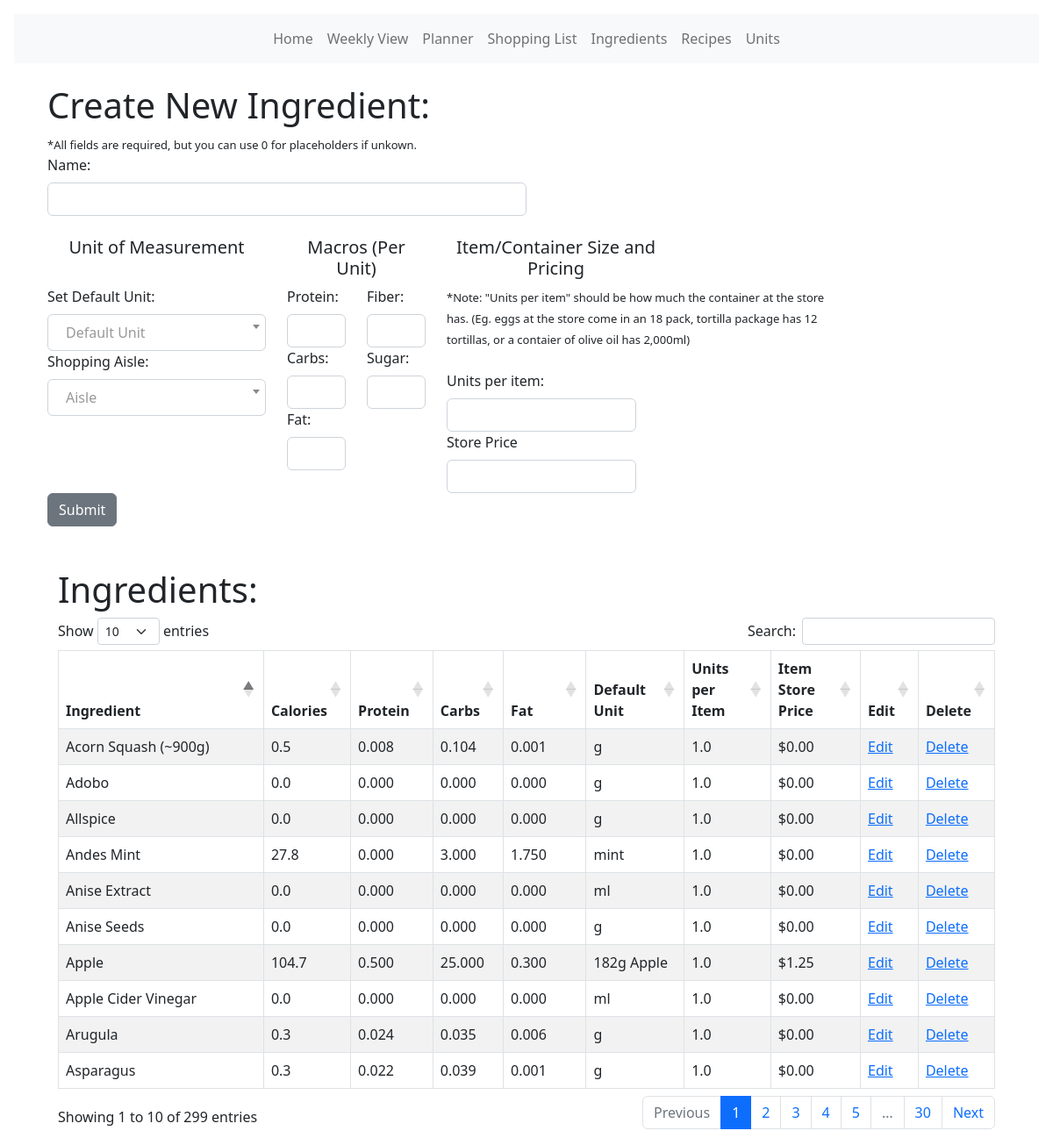
Page /ingredients/ingredients on the earlier database version.
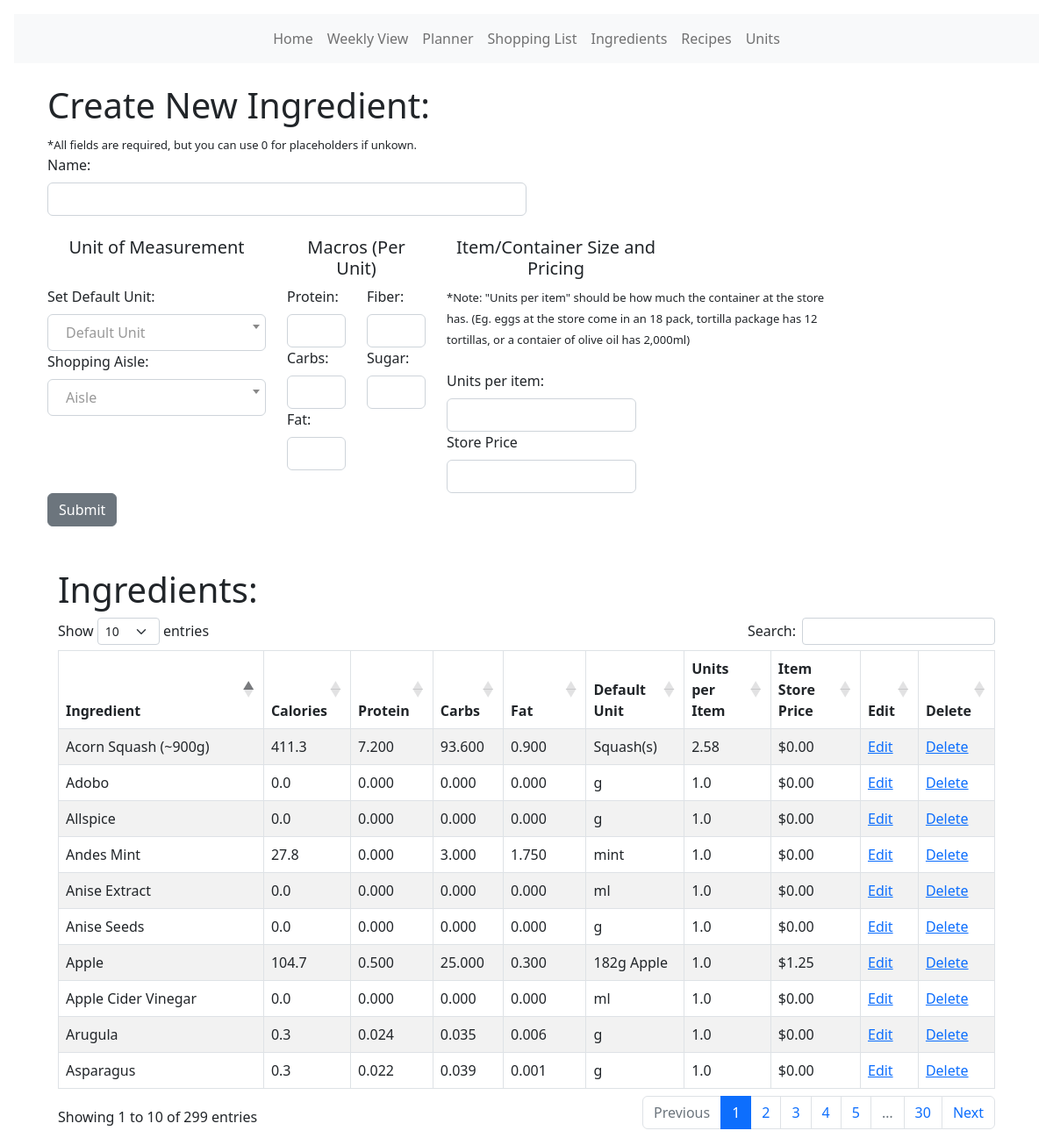
Same page on the later database version.
### models.py (models this page shows, shortened)
class Ingredient(db.Model):
    __tablename__ = "ingredient"
    id = db.Column(db.Integer, primary_key=True)
    name = db.Column(db.String(120), nullable=False)
    icalories = db.Column(db.Float)
    protein = db.Column(db.Float)
    carbs = db.Column(db.Float)
    fat = db.Column(db.Float)
    fiber = db.Column(db.Float)
    sugar = db.Column(db.Float)
    item_unit_size = db.Column(db.Float)  # How many units of item at store
    item_price = db.Column(db.Float)  # Price for full item at store
    u_price = db.Column(db.Float)
    aisle_id = db.Column(db.Integer, db.ForeignKey("aisle.id"))
    ingredients = db.relationship("RecipeIngredient", backref="ingredient")
    def default_ingredient_unit(self):
        try:
            x = UnitIngredient.query.filter_by(iid=self.id).first()
            return x.unit.name
        except:
            return "Unknown"

class Unit(db.Model):
    id = db.Column(db.Integer, primary_key=True)
    oid = db.Column(db.Integer, autoincrement=True)
    name = db.Column(db.String(30))
    ingredients = db.relationship("UnitIngredient", backref="unit")

### main.py (the view, shortened to what this page needs)
@app.route("/ingredients/ingredients", methods=["GET", "POST"])
def ingredient_page():
    ingredient_list = Ingredient.query.order_by(func.lower(Ingredient.name))
    x = db.session.query(Unit.name).order_by(Unit.oid)
    x = [i[0] for i in x]
    form = CreateIngredient()
    form.unit.choices = [("")] + [(y) for y in x]
    a = db.session.query(Aisle.name).order_by(Aisle.id)
    a = [i[0] for i in a]
    form.aisle.choices = [("")] + [(b) for b in a]
    return render_template(
        "/ingredients/ingredients.html",
        x=x,
        a=a,
        form=form,
        ingredient_list=ingredient_list,
    )

### forms.py
class CreateIngredient(FlaskForm):
    name = StringField("Name:", validators=[validators.InputRequired()])
    unit = SelectField(
        "Set Default Unit:",
        validators=[validators.InputRequired()],
        validate_choice=False,
    )
    protein = DecimalField("Protein:", validators=[validators.InputRequired()])
    carbs = DecimalField("Carbs:", validators=[validators.InputRequired()])
    fat = DecimalField("Fat:", validators=[validators.InputRequired()])
    fiber = DecimalField("Fiber:", validators=[validators.InputRequired()])
    sugar = DecimalField("Sugar:", validators=[validators.InputRequired()])
    item_unit_size = DecimalField(
        "Units per item:", validators=[validators.InputRequired()]
    )
    item_price = DecimalField("Store Price", validators=[validators.InputRequired()])
    aisle = SelectField(
        "Shopping Aisle:",
        validators=[validators.InputRequired()],
        validate_choice=False,
    )
    submit = SubmitField("Submit")

### templates/ingredients/ingredients.html (shortened to what this page needs)
<!DOCTYPE html>
<html lang="en">
<head>
  <link rel="stylesheet" type="text/css" href="https://cdn.datatables.net/1.10.25/css/dataTables.bootstrap5.css">
  <link href="{{ url_for('static', filename='css/select2.css') }}" rel="stylesheet" />
  {% extends 'base.html' %} {% block content %}
</head>
<body>
  <br />
  <div class="container">
    <h1>Create New Ingredient:</h1>
    <font size="-1">*All fields are required, but you can use 0 for placeholders if unkown.</font>
    <form method="POST">
      <div class="row">
        <div class="col">
          {{ form.hidden_tag() }} {{ form.name.label(class="form-label") }}{{
          form.name(class="form-control w-50") }}
          <br>
        </div>
        <div class="row">
          <div class="col-3">
            <h5>Unit of Measurement</h5>
          </div>
          <div class="col-2">
            <h5>Macros (Per Unit)</h5>
          </div>
          <div class="col-3">
            <h5>Item/Container Size and Pricing</h5>
          </div>
        </div>
        <div class="row">
          <div class="col-3">
            {{ form.unit.label(class="form-label") }}
            <br>
            {{ form.aisle.label(class="form-label") }}
            <br>
          </div>
          <div class="col-1">
            {{ form.protein.label(class="form-label") }}
            {{ form.protein(class="form-control w-100") }}
            {{ form.carbs.label(class="form-label") }}
            {{ form.carbs(class="form-control w-100") }}
            {{ form.fat.label(class="form-label") }}
            {{ form.fat(class="form-control w-100") }}
          </div>
          <div class="col-1">
            {{ form.fiber.label(class="form-label") }}
            {{ form.fiber(class="form-control w-100") }}
            {{ form.sugar.label(class="form-label") }}
            {{ form.sugar(class="form-control w-100") }}
          </div>
          <div class="col-5">
            <font size="-1">*Note: "Units per item" should be how much the container at the store has. (Eg. eggs at the
              store come in an 18 pack, tortilla package has 12 tortillas, or a contaier of olive oil has 2,000ml)
            </font>
            <br>
            <br>
            {{ form.item_unit_size.label(class="form-label") }}
            {{ form.item_unit_size(class="form-control w-50") }}
            {{ form.item_price.label(class="form-label") }}
            {{ form.item_price(class="form-control w-50") }}
          </div>
        </div>
        <div class="row">
          <div class="col">
            {{ form.submit(class="btn btn-secondary") }}
          </div>
        </div>
    </form>
  </div>
  <div class="container">
    <br />
    <br />
    <h1>Ingredients:</h1>
    <table id="data" class="table table-hover table-bordered table-striped">
      <thead>
        <tr>
          <th>Ingredient</th>
          <th>Calories</th>
          <th>Protein</th>
          <th>Carbs</th>
          <th>Fat</th>
          <th>Default Unit</th>
          <th>Units per Item</th>
          <th>Item Store Price</th>
          <th>Edit</th>
          <th>Delete</th>
        </tr>
      </thead>
      <tbody>
        {% for ingredient_table in ingredient_list %}
        <tr>
          <td>{{ingredient_table.name}}</td>
          <td>{{'%0.01f'|format(ingredient_table.icalories|float)}}</td>
          <td>{{'%0.03f'|format(ingredient_table.protein|float)}}</td>
          <td>{{'%0.03f'|format(ingredient_table.carbs|float)}}</td>
          <td>{{'%0.03f'|format(ingredient_table.fat|float)}}</td>
          <td>{{ingredient_table.default_ingredient_unit()}}</td>
          <td>{{ ingredient_table.item_unit_size }}</td>
          <td>{{'$%0.02f'|format(ingredient_table.item_price|float)}}</td>
          <td>
            <a href="{{url_for('ingredient_edit', id=ingredient_table.id)}}">Edit</a>
          </td>
          <td><a href="{{url_for('delete_ingredient_confirmation', id=ingredient_table.id)}}">Delete</a></td>
        </tr>
        {% endfor %}
      </tbody>
    </table>
  </div>
</body>
{% endblock %}

Differences in the rows shown:
changed Ingredient "Acorn Squash (~900g)": icalories "0.5" → "411.3"; protein "0.008" → "7.200"; carbs "0.104" → "93.600"; fat "0.001" → "0.900"; default_ingredient_unit "g" → "Squash(s)"; item_unit_size "1.0" → "2.58"
